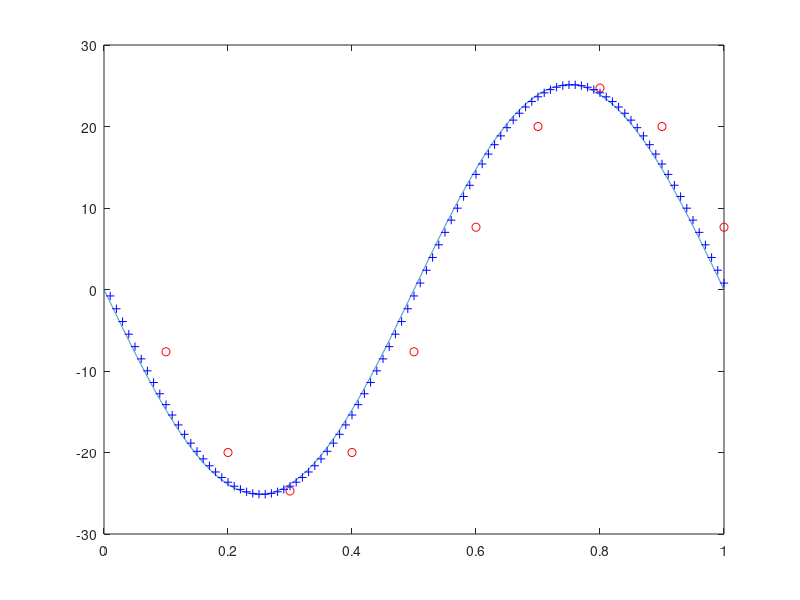

Source code (MATLAB):
clc 
clear all 
close all

% ts0=0:0.0001:1;
% ts1=0:0.01:1;
% ts2=0:0.1:1;
% x=4*cos(2*pi*ts1);
% x0=4*cos(2*pi*ts0);
% xprima = diff(x);
% x0prima = diff(x0);
% plot(ts1,xprima)

ts = 1e-4;
t = 0:ts:1;
y = -8*pi*sin(2*pi*t);
plot(t,y), hold on

ts = 0.1;
t = 0:ts:1;
x = 4*cos(2*pi*t);
y1 = diff(x)/ts;
plot(t(2:end),y1,'ro'), hold on

ts = 0.01;
t = 0:ts:1;
x = 4*cos(2*pi*t);
y2 = diff(x)/ts;
plot(t(2:end),y2,'b+'), hold on


